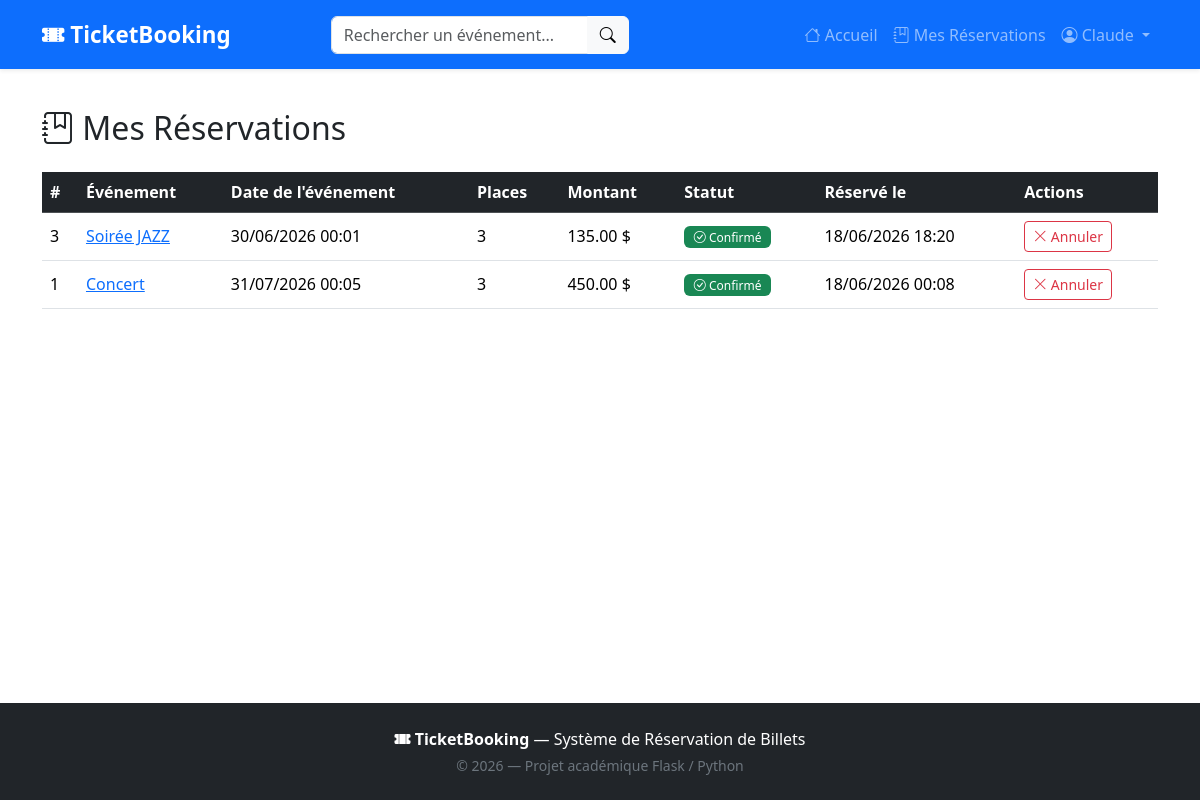
The app's page /my-bookings (signed in) with its own data.
### app/models/user.py (models this page shows, shortened)
class User(db.Model, UserMixin):
    __tablename__ = 'users'
    id = db.Column(db.Integer, primary_key=True)
    nom = db.Column(db.String(100), nullable=False)
    email = db.Column(db.String(120), unique=True, nullable=False)
    password = db.Column(db.String(200), nullable=False)
    role = db.Column(db.String(20), nullable=False, default='user')
    bookings = db.relationship('Booking', backref='user', lazy=True, cascade='all, delete-orphan')
    def is_admin(self):
        return self.role == 'admin'

### app/models/booking.py (models this page shows, shortened)
class Booking(db.Model):
    __tablename__ = 'bookings'
    id = db.Column(db.Integer, primary_key=True)
    user_id = db.Column(db.Integer, db.ForeignKey('users.id'), nullable=False)
    event_id = db.Column(db.Integer, db.ForeignKey('events.id'), nullable=False)
    nombre_places = db.Column(db.Integer, nullable=False, default=1)
    statut = db.Column(db.String(20), nullable=False, default='en_attente')
    date_reservation = db.Column(db.DateTime, nullable=False, default=datetime.now)
    montant_total = db.Column(db.Float, nullable=False, default=0.0)

### app/models/event.py (models this page shows, shortened)
class Event(db.Model):
    __tablename__ = 'events'
    id = db.Column(db.Integer, primary_key=True)
    titre = db.Column(db.String(200), nullable=False)
    description = db.Column(db.Text, nullable=False)
    date = db.Column(db.DateTime, nullable=False)
    lieu = db.Column(db.String(200), nullable=False)
    prix = db.Column(db.Float, nullable=False, default=0.0)
    capacite = db.Column(db.Integer, nullable=False)
    places_disponibles = db.Column(db.Integer, nullable=False)
    categorie = db.Column(db.String(50), nullable=False, default='Général')
    image_url = db.Column(db.String(500), default='')
    bookings = db.relationship('Booking', backref='event', lazy=True, cascade='all, delete-orphan')
    photos = db.relationship(
        "EventPhoto",
        backref="event",
        lazy=True,
        cascade="all, delete-orphan"
    )

### app/routes/booking_routes.py (the view)
@booking_bp.route('/my-bookings')
@login_required
def my_bookings():
    bookings = Booking.query.filter_by(user_id=current_user.id).order_by(
        Booking.date_reservation.desc()
    ).all()
    return render_template('my_bookings.html', bookings=bookings)

### app/models/user.py (called while the page is built)
@login_manager.user_loader
def load_user(user_id):
    return User.query.get(int(user_id))

### app/templates/my_bookings.html (shortened to what this page needs)
{% extends "base.html" %}
{% block content %}
<h2 class="mb-4">
    <i class="bi bi-journal-bookmark"></i> Mes Réservations
</h2>
{% if bookings %}
    <div class="table-responsive">
        <table class="table table-hover align-middle">
            <thead class="table-dark">
                <tr>
                    <th>#</th>
                    <th>Événement</th>
                    <th>Date de l'événement</th>
                    <th>Places</th>
                    <th>Montant</th>
                    <th>Statut</th>
                    <th>Réservé le</th>
                    <th>Actions</th>
                </tr>
            </thead>
            <tbody>
                {% for booking in bookings %}
                    <tr>
                        <td>{{ booking.id }}</td>
                        <td>
                            <a href="{{ url_for('event.event_detail', event_id=booking.event.id) }}">
                                {{ booking.event.titre }}
                            </a>
                        </td>
                        <td>{{ booking.event.date.strftime('%d/%m/%Y %H:%M') }}</td>
                        <td>{{ booking.nombre_places }}</td>
                        <td>{{ "%.2f"|format(booking.montant_total) }} $</td>
                        <td>
                            {% if booking.statut == 'confirme' %}
                                <span class="badge bg-success">
                                    <i class="bi bi-check-circle"></i> Confirmé
                                </span>
                            {% elif booking.statut == 'en_attente' %}
                                <span class="badge bg-warning text-dark">
                                    <i class="bi bi-hourglass-split"></i> En attente
                                </span>
                            {% elif booking.statut == 'annule' %}
                                <span class="badge bg-danger">
                                    <i class="bi bi-x-circle"></i> Annulé
                                </span>
                            {% endif %}
                        </td>
                        <td>{{ booking.date_reservation.strftime('%d/%m/%Y %H:%M') }}</td>
                        <td>
                            {% if booking.statut != 'annule' %}
                                <form method="POST" class="d-inline"
                                      action="{{ url_for('booking.cancel_booking', booking_id=booking.id) }}"
                                      onsubmit="return confirm('Êtes-vous sûr de vouloir annuler cette réservation ?');">
                                    <button type="submit" class="btn btn-sm btn-outline-danger">
                                        <i class="bi bi-x-lg"></i> Annuler
                                    </button>
                                </form>
                            {% endif %}
                        </td>
                    </tr>
                {% endfor %}
            </tbody>
        </table>
    </div>
{% endif %}
{% endblock %}

### app/templates/base.html (shortened to what this page needs)
<!DOCTYPE html>
<html lang="fr">
<head>
    <link href="https://cdn.jsdelivr.net/npm/bootstrap@5.3.2/dist/css/bootstrap.min.css"
          rel="stylesheet">
    <link href="https://cdn.jsdelivr.net/npm/bootstrap-icons@1.11.1/font/bootstrap-icons.css"
          rel="stylesheet">
    <link href="{{ url_for('static', filename='css/style.css') }}" rel="stylesheet">
</head>
<body>
    <nav class="navbar navbar-expand-lg navbar-dark bg-primary shadow-sm">
        <div class="container">
            <a class="navbar-brand fw-bold" href="{{ url_for('event.index') }}">
                <i class="bi bi-ticket-perforated-fill"></i> TicketBooking
            </a>
            <div class="collapse navbar-collapse" id="navbarNav">
                <form class="d-flex mx-auto my-2 my-lg-0"
                      action="{{ url_for('event.search') }}"
                      method="GET">
                    <div class="input-group">
                        <input type="text"
                               class="form-control"
                               name="q"
                               placeholder="Rechercher un événement..."
                               value="{{ request.args.get('q', '') }}">
                        <button class="btn btn-light" type="submit">
                            <i class="bi bi-search"></i>
                        </button>
                    </div>
                </form>
                <ul class="navbar-nav ms-auto">
                    <li class="nav-item">
                        <a class="nav-link" href="{{ url_for('event.index') }}">
                            <i class="bi bi-house"></i> Accueil
                        </a>
                    </li>
                    {% if current_user.is_authenticated %}
                        <li class="nav-item">
                            <a class="nav-link" href="{{ url_for('booking.my_bookings') }}">
                                <i class="bi bi-journal-bookmark"></i> Mes Réservations
                            </a>
                        </li>
                        <li class="nav-item dropdown">
                            <a class="nav-link dropdown-toggle"
                               href="#"
                               role="button"
                               data-bs-toggle="dropdown"
                               aria-expanded="false">
                                <i class="bi bi-person-circle"></i>
                                {{ current_user.nom }}
                            </a>
                        </li>
                    {% endif %}
                </ul>
            </div>
        </div>
    </nav>
    <main class="container my-4">
        {% block content %}{% endblock %}
    </main>
    <footer class="bg-dark text-white py-4 mt-5">
        <div class="container text-center">
            <p class="mb-1">
                <i class="bi bi-ticket-perforated-fill"></i>
                <strong>TicketBooking</strong>
                — Système de Réservation de Billets
            </p>
            <p class="mb-0 text-secondary small">
                &copy; 2026 — Projet académique Flask / Python
            </p>
        </div>
    </footer>
</body>
</html>

### app/static/css/style.css (style rules this page uses)
:root { --primary-gradient: linear-gradient(135deg, #667eea 0%, #764ba2 100%); --shadow-soft: 0 4px 15px rgba(0, 0, 0, 0.1); }
body { font-family: 'Segoe UI', Tahoma, Geneva, Verdana, sans-serif; background-color: #ffffff; min-height: 100vh; display: flex; flex-direction: column; }
main { flex: 1; }
.navbar { padding: 0.8rem 0; }
.navbar-brand { font-size: 1.4rem; }
.badge { font-weight: 500; padding: 0.4em 0.8em; }
footer { margin-top: auto; }
.table th { font-weight: 600; white-space: nowrap; }

### records on screen
User: nom "Claude"
Booking: id "3", event.titre "Soirée JAZZ", event "30/06/2026 00:01", nombre_places "3", montant_total "135.00", statut "confirme" (drawn), date_reservation "18/06/2026 18:20"
Booking: id "1", event.titre "Concert", event "31/07/2026 00:05", nombre_places "3", montant_total "450.00", statut "confirme" (drawn), date_reservation "18/06/2026 00:08"
